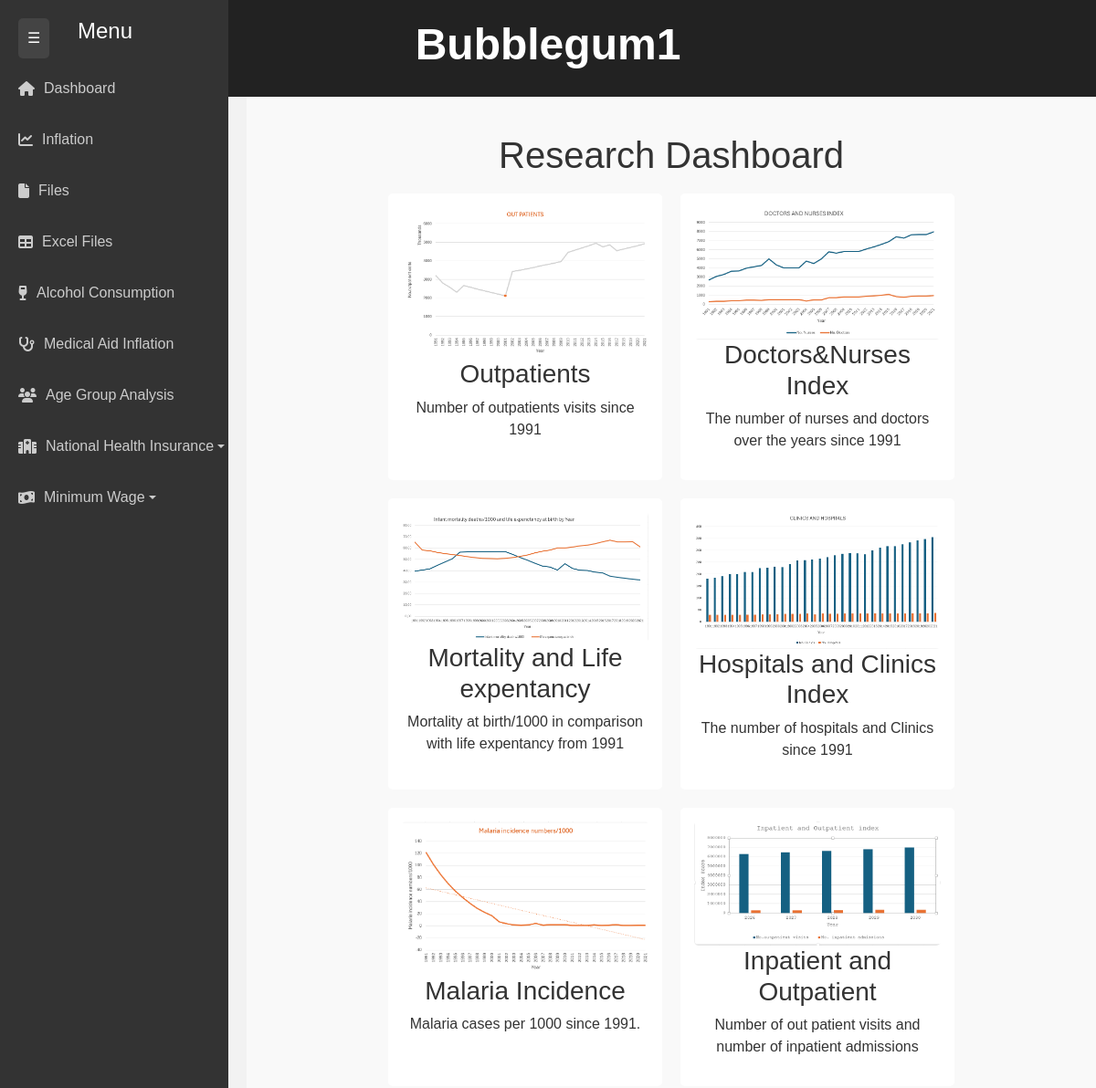
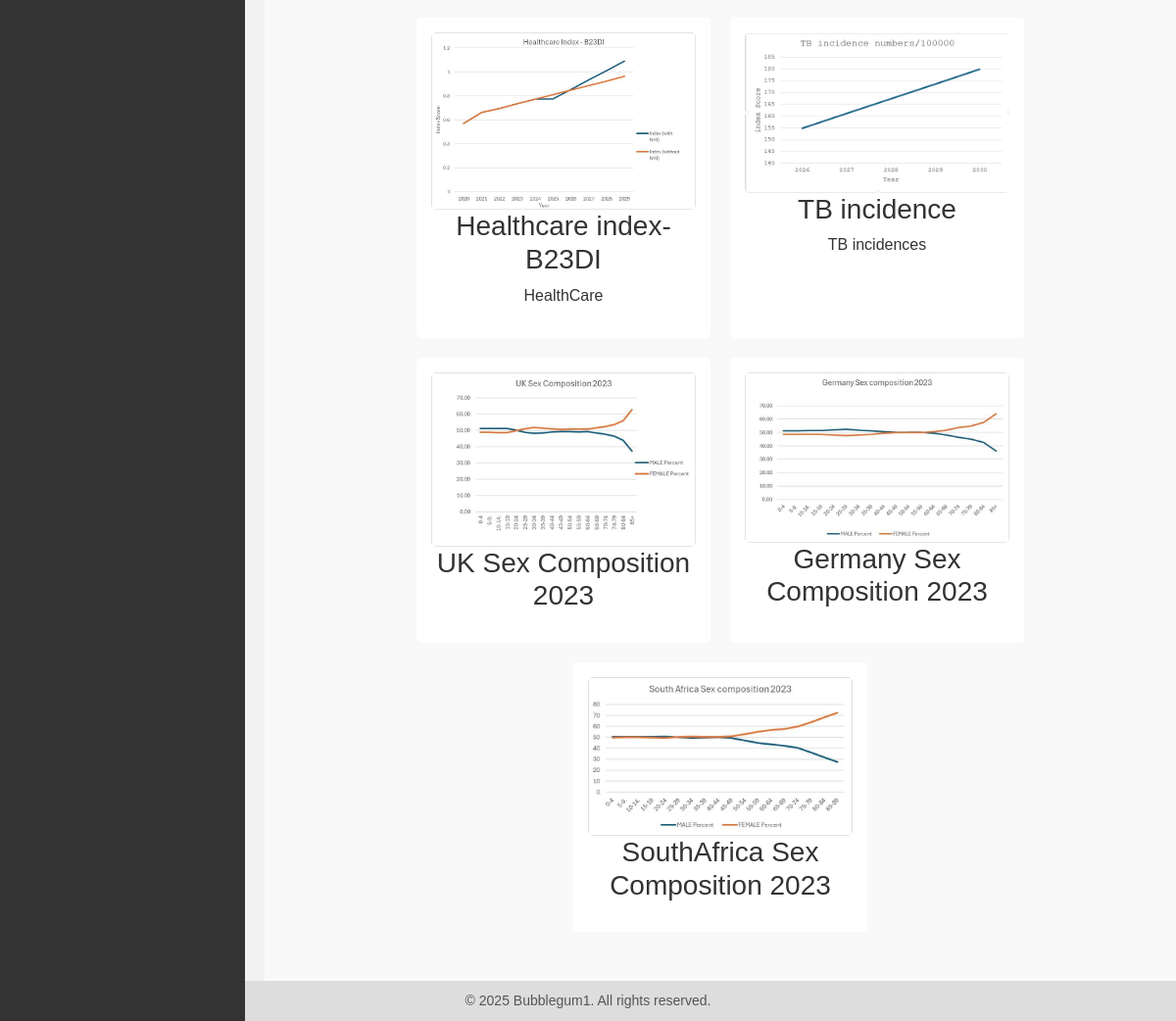
/dashboard/, run on the app's committed database (2 pictures, top to bottom).
### file_manager/models.py (models this page shows, shortened)
class Dashboard(models.Model):
    title = models.CharField(max_length=255)
    image = models.ImageField(upload_to='research_images/')
    description = models.TextField(blank=True, null=True)
    uploaded_at = models.DateTimeField(auto_now_add=True)

### file_manager/views.py (the view)
# urls.py: path('dashboard/', dashboard, name='dashboard'),
def dashboard(request):
    images = Dashboard.objects.all()
    return render(request, 'dashboard.html', {'images': images})

### file_manager/templates/dashboard.html (shortened to what this page needs)
{% extends 'base.html' %}
{% block content %}
<!DOCTYPE html>
<html>
<head>
</head>
<body>
    <h1>Research Dashboard</h1>
    <div class="gallery">
        {% for image in images %}
            <div class="image-card" onclick="openModal('{{ image.image.url }}')">
                <img src="{{ image.image.url }}" alt="{{ image.title }}">
                <h3>{{ image.title }}</h3>
                <p>{{ image.description }}</p>
            </div>
        {% endfor %}
    </div>
</body>
</html>
{% endblock %}

### file_manager/templates/base.html (shortened to what this page needs)
<!DOCTYPE html>
<html lang="en">
<head>
    <link href="https://cdn.jsdelivr.net/npm/bootstrap@5.3.2/dist/css/bootstrap.min.css" rel="stylesheet">
</head>
<body>
    <button class="sidebar-toggle" onclick="toggleSidebar()">☰</button>
    <div class="sidebar" id="sidebar">
        <h4 class="text-white text-center mb-4 sidebar-text">Menu</h4>
        <a href="{% url 'dashboard' %}"><i class="fas fa-home"></i><span class="sidebar-text">Dashboard</span></a>
        <a href="{% url 'inflation_list' %}"><i class="fas fa-chart-line"></i><span class="sidebar-text">Inflation</span></a>
        <a href="{% url 'file_list' %}"><i class="fas fa-file"></i><span class="sidebar-text">Files</span></a>
        <a href="{% url 'excel_files_list' %}"><i class="fas fa-table"></i><span class="sidebar-text">Excel Files</span></a>
        <a href="{% url 'alcohol_consumption' %}"><i class="fas fa-wine-glass"></i><span class="sidebar-text">Alcohol Consumption</span></a>
        <a href="{% url 'medical_inflation' %}"><i class="fas fa-stethoscope"></i><span class="sidebar-text">Medical Aid Inflation</span></a>
        <a href="{% url 'age_group_analysis' %}"><i class="fas fa-users"></i><span class="sidebar-text">Age Group Analysis</span></a>
        <div class="dropdown">
            <a href="#" class="dropdown-toggle" data-bs-toggle="dropdown" role="button" aria-expanded="false">
                <i class="fas fa-hospital"></i><span class="sidebar-text">National Health Insurance</span>
            </a>
        </div>
        <div class="dropdown">
            <a href="#" class="dropdown-toggle" data-bs-toggle="dropdown" role="button" aria-expanded="false">
                <i class="fas fa-money-bill-wave"></i><span class="sidebar-text">Minimum Wage</span>
            </a>
        </div>
    </div>
    <header class="header">
        <h1>Bubblegum1</h1>
    </header>
    <div class="content" id="content">
        {% block content %}{% endblock %}
    </div>
    <footer>
        &copy; 2025 Bubblegum1. All rights reserved.
    </footer>
</body>
</html>

### file_manager/templates/base.html (style rules this page uses)
html, body { height: 100%; margin: 0; display: flex; flex-direction: column; }
body { background-color: #e6e6e6; font-family: 'Arial', sans-serif; color: #333; }
.header { background-color: #222; color: white; padding: 20px 20px; text-align: center; }
.header h1 { font-size: 3rem; font-weight: bold; }
.sidebar { position: fixed; top: 0; bottom: 0; left: 0; width: 250px; background-color: #333; padding-top: 20px; padding-right: 20px; transition: width 0.3s; z-index: 1000; }
.sidebar a { color: #ccc; text-decoration: none; display: flex; align-items: center; padding: 12px 20px; margin: 8px 0; border-radius: 5px; transition: background-color 0.3s; }
.sidebar a i { margin-right: 10px; }
.content { margin-left: 270px; padding: 40px 20px; background-color: #f9f9f9; transition: margin-left 0.3s; flex: 1; }
footer { text-align: center; padding: 10px 0; color: #555; font-size: 14px; background-color: #ddd; flex-shrink: 0; }
.sidebar-toggle { position: fixed; top: 20px; left: 20px; z-index: 1001; background-color: #444; border: none; color: white; padding: 10px; border-radius: 5px; cursor: pointer; }

### file_manager/templates/dashboard.html (style rules this page uses)
body { background-color: #f2f2f2; color: #333; font-family: Arial, sans-serif; }
h1 { text-align: center; }
.gallery { display: flex; flex-wrap: wrap; justify-content: center; }
.image-card { background: white; margin: 10px; padding: 15px; border-radius: 5px; text-align: center; width: 300px; transition: transform 0.3s, box-shadow 0.3s; cursor: pointer; }
.image-card img { width: 100%; border-radius: 5px; transition: transform 0.3s; }

### data on the page
Dashboard: image (picture), title "Outpatients", description "Number of outpatients visits since 1991"
Dashboard: image (picture), title "Doctors&Nurses Index", description "The number of nurses and doctors over the years since 1991"
Dashboard: image (picture), title "Mortality and Life expentancy", description "Mortality at birth/1000 in comparison with life expentancy from 1991"
Dashboard: image (picture), title "Hospitals and Clinics Index", description "The number of hospitals and Clinics since 1991"
Dashboard: image (picture), title "Malaria Incidence", description "Malaria cases per 1000 since 1991."
Dashboard: image (picture), title "Inpatient and Outpatient", description "Number of out patient visits and number of inpatient admissions"
Dashboard: image (picture), title "Healthcare index-B23DI", description "HealthCare"
Dashboard: image (picture), title "TB incidence", description "TB incidences"
Dashboard: image (picture), title "UK Sex Composition 2023"
Dashboard: image (picture), title "Germany Sex Composition 2023"
Dashboard: image (picture), title "SouthAfrica Sex Composition 2023"
